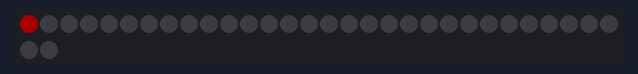
Recording of a program running on a simulated ESP32. Parts: 32 RGB LEDs in strip order, left to right, continuing on the next row. Dim RGB values are drawn brighter than linear; colours are those a GRB WS2812 strip shows for the declared byte order; what the program prints to the serial monitor is not drawn.

Above: at 0.1 s.
At 6.7 s:
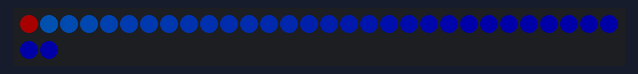
At 13.3 s:
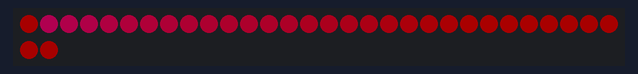
At 18.7 s:
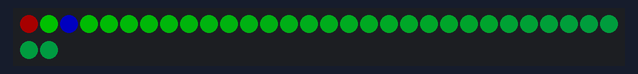
At 26.25 s:
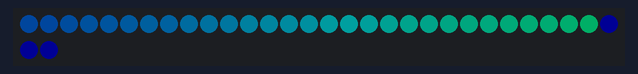
At 38.6 s:
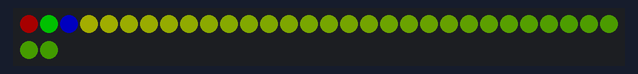

The program:

main.cpp
```cpp
//
// Created by trevor on 2/14/26.
//
// RGB Examples https://fastled.io/docs/d7/d82/struct_c_r_g_b.html
//
#include <FastLED.h>


#define DATA_PIN 23

#define NUM_LEDS 32
#define ROWS 8

#define RED     CRGB::Green
#define GREEN   CRGB::Red
#define BLUE    CRGB::Blue


CRGB leds[NUM_LEDS];

void fadeall() { for(int i = 0; i < NUM_LEDS; i++) { leds[i].nscale8(250); } }

void setup() {
    FastLED.addLeds<WS2812, DATA_PIN>(leds, NUM_LEDS);
    FastLED.setBrightness(84);
}

void loop() {
    leds[0] = RED; FastLED.show(); delay(500);
    leds[1] = GREEN; FastLED.show(); delay(500);
    leds[2] = BLUE; FastLED.show(); delay(500);

    static uint8_t hue = 0;
    Serial.print("x");
    // First slide the led in one direction
    for(int i = 0; i < NUM_LEDS; i++) {
        // Set the i'th led to red
        leds[i] = CHSV(hue++, 255, 255);
        // Show the leds
        FastLED.show();
        // now that we've shown the leds, reset the i'th led to black
        // leds[i] = CRGB::Black;
        fadeall();
        // Wait a little bit before we loop around and do it again
        delay(10);
    }
    Serial.print("x");

    // Now go in the other direction.
    for(int i = (NUM_LEDS)-1; i >= 0; i--) {
        // Set the i'th led to red
        leds[i] = CHSV(hue++, 255, 255);
        // Show the leds
        FastLED.show();
        // now that we've shown the leds, reset the i'th led to black
        // leds[i] = CRGB::Black;
        fadeall();
        // Wait a little bit before we loop around and do it again
        delay(10);
    }
}
/* 32 x 8
 * 64 x 4 =>
 * DMS > Confluent Prod > DBK Write | freshness
 */
```
